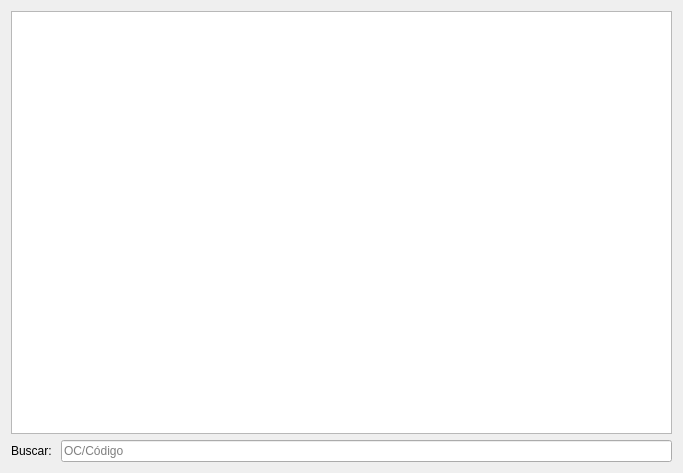
<?xml version="1.0" encoding="UTF-8"?>
<ui version="4.0">
 <class>WidgetFinanceiroCompra</class>
 <widget class="QWidget" name="WidgetFinanceiroCompra">
  <property name="geometry">
   <rect>
    <x>0</x>
    <y>0</y>
    <width>683</width>
    <height>473</height>
   </rect>
  </property>
  <property name="windowTitle">
   <string>Form</string>
  </property>
  <layout class="QGridLayout" name="gridLayout">
   <item row="0" column="0" colspan="2">
    <widget class="TableView" name="table">
     <property name="editTriggers">
      <set>QAbstractItemView::NoEditTriggers</set>
     </property>
     <property name="selectionMode">
      <enum>QAbstractItemView::SingleSelection</enum>
     </property>
     <property name="selectionBehavior">
      <enum>QAbstractItemView::SelectRows</enum>
     </property>
    </widget>
   </item>
   <item row="2" column="0">
    <widget class="QLabel" name="label">
     <property name="text">
      <string>Buscar: </string>
     </property>
    </widget>
   </item>
   <item row="2" column="1">
    <widget class="QLineEdit" name="lineEditBusca">
     <property name="placeholderText">
      <string>OC/Código</string>
     </property>
    </widget>
   </item>
  </layout>
 </widget>
 <customwidgets>
  <customwidget>
   <class>TableView</class>
   <extends>QTableView</extends>
   <header>src/tableview.h</header>
  </customwidget>
 </customwidgets>
 <resources/>
 <connections/>
</ui>
